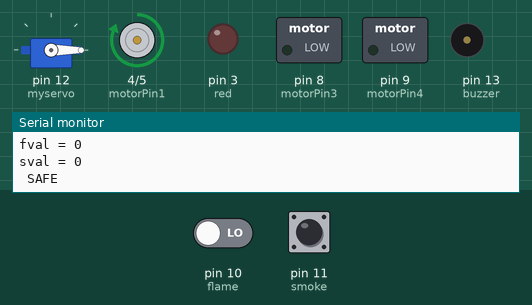
Recording of a sketch running on a simulated Arduino Uno, built with avr-gcc and run on an emulated ATmega328P. Parts: servo, motor-driver pin pairs drawn as motors (green arrow = first pin HIGH = forward, orange = second pin HIGH = backward, longer = more drive, scaled by the enable pin), switched loads named in the sketch (green lamp = pin HIGH), output pins drawn as LEDs (lit = HIGH), buzzer (waves = sounding, pin HIGH), the last lines printed to the serial monitor. The test bench sets the inputs (shaded band); at power-on: pin 10 (flame) LOW, pin 11 (smoke) LOW.

Above: at 5.0 s.
5.1 s: pin 10 (flame) driven HIGH
At 7.5 s:
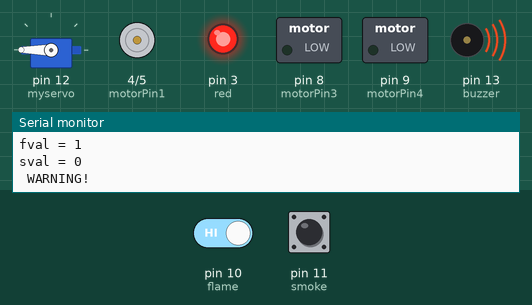
7.9 s: pin 10 (flame) driven LOW
At 9.1 s:
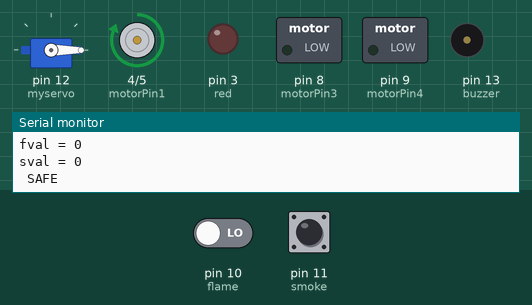
10.7 s: pin 11 (smoke) pulled HIGH for 2.45 s
At 13.6 s:
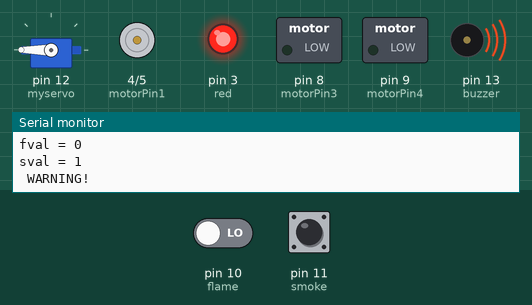
Timing chart, 0 to 16.0 s (numbered marks = the images above; inputs shaded):
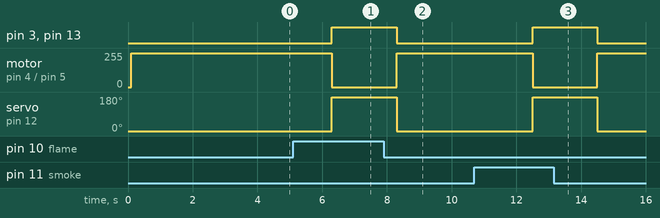

Measured:
- after the input at 5.1 s, pin 3 (red), pin 13 (buzzer): LOW → HIGH after 1.2 s; motor on pin 4 (motorPin1) / pin 5 (motorPin2): forward 255/255 → stopped after 1.2 s; servo on pin 12 (myservo): 0° → 180° after 1.2 s
- after the input at 7.9 s, pin 3 (red), pin 13 (buzzer): HIGH → LOW after 0.40 s; motor on pin 4 (motorPin1) / pin 5 (motorPin2): stopped → forward 255/255 after 0.40 s; servo on pin 12 (myservo): 180° → 0° after 0.40 s
- after the input at 10.7 s, pin 3 (red), pin 13 (buzzer): LOW → HIGH after 1.8 s, → LOW 2.0 s later; motor on pin 4 (motorPin1) / pin 5 (motorPin2): forward 255/255 → stopped after 1.8 s, → forward 255/255 2.0 s later; servo on pin 12 (myservo): 0° → 180° after 1.8 s, → 0° 2.0 s later

The sketch:

suiveur_de_ligne_d_tecteur_de__flamme__final.ino
```cpp
#include <Servo.h>
Servo myservo;
int flame = 10;
int smoke = 11;
int red = 3;
int green = 2;
int buzzer = 13 ;
int motorPin1 = 4 ;
 int motorPin2 = 5 ;
 int motorPin3 = 8 ;
 int motorPin4 = 9 ;
 int kakisensor_1 = 6 ;
 int kakisensor_2 = 7 ;
 int sensor1 = HIGH;
 int sensor2 = HIGH;
void setup ()
{
  pinMode (flame, INPUT) ;
  pinMode (smoke, INPUT) ;
  pinMode (red, OUTPUT) ;
  pinMode (green, OUTPUT) ;
  pinMode (buzzer, OUTPUT) ;
  Serial.begin(9600);
  myservo.attach(12);
  myservo.write(0);
  pinMode(motorPin1, OUTPUT);
   pinMode(motorPin2, OUTPUT);
    pinMode(motorPin3, OUTPUT);
     pinMode(motorPin4, OUTPUT);
      pinMode(kakisensor_1, OUTPUT);
       pinMode(kakisensor_2, OUTPUT);
       Serial.begin(9600);

}

void loop ()
{
  int fval = digitalRead (flame) ;
  int sval = digitalRead(smoke);
  Serial.print("fval = ");
  Serial.println(fval);
  Serial.print("sval = ");
  Serial.println(sval);

  if ( sval == HIGH or fval == HIGH)
  {
    Serial.println(" WARNING! ");
    digitalWrite(red, HIGH);
    digitalWrite(buzzer, HIGH);
    digitalWrite(green, LOW);
    myservo.write(180);
  }
  else
  {
    Serial.println(" SAFE ");
    digitalWrite(red, LOW);
    digitalWrite(green, HIGH);
    digitalWrite(buzzer, LOW);
    myservo.write(0);
    delay(100);
  }
   sensor1 = digitalRead(kakisensor_1);
  sensor2 = digitalRead(kakisensor_2);

  if(sensor1== LOW && sensor2== LOW )
  {
    digitalWrite(motorPin1, HIGH);
    digitalWrite(motorPin2, LOW);
    delay(1000);
    digitalWrite(motorPin3, LOW);
    digitalWrite(motorPin4, LOW);
    delay(1000);}
 else if (sensor1== LOW&& sensor2== HIGH )
    {digitalWrite(motorPin1, HIGH);
    digitalWrite(motorPin2, LOW);
    delay(1000);
    digitalWrite(motorPin3, HIGH);
    digitalWrite(motorPin4, LOW);
    delay(1000);
    }
 else if (sensor1== HIGH && sensor2== LOW )
    {digitalWrite(motorPin1, LOW);
    digitalWrite(motorPin2, HIGH);
    delay(1000);
    digitalWrite(motorPin3, LOW);
    digitalWrite(motorPin4, HIGH);
    delay(1000);
    }
  else if (sensor1== HIGH && sensor2== HIGH )
  {digitalWrite(motorPin1, LOW);
    digitalWrite(motorPin2, LOW);
    delay(1000);
    digitalWrite(motorPin3, HIGH);
    digitalWrite(motorPin4,LOW);
    delay(1000);
    }

}
```
